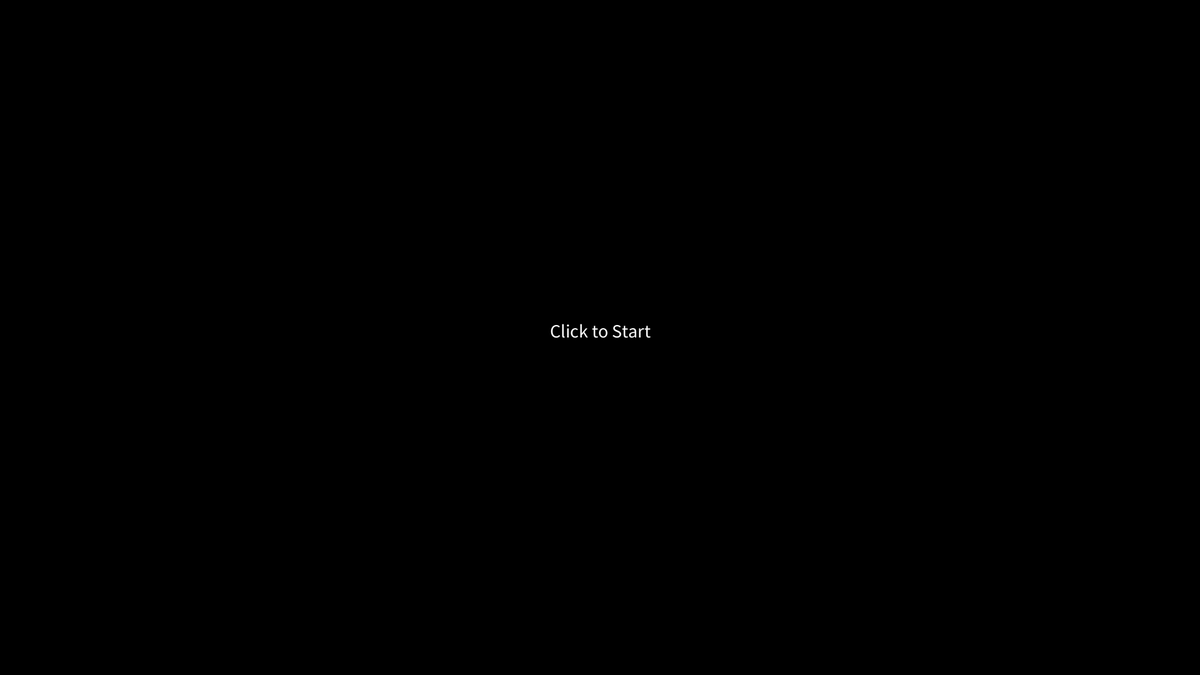
Frame 1 (no input)
Frame 60 (the mouse pressed at the canvas centre just before this capture): identical to frame 1, image omitted
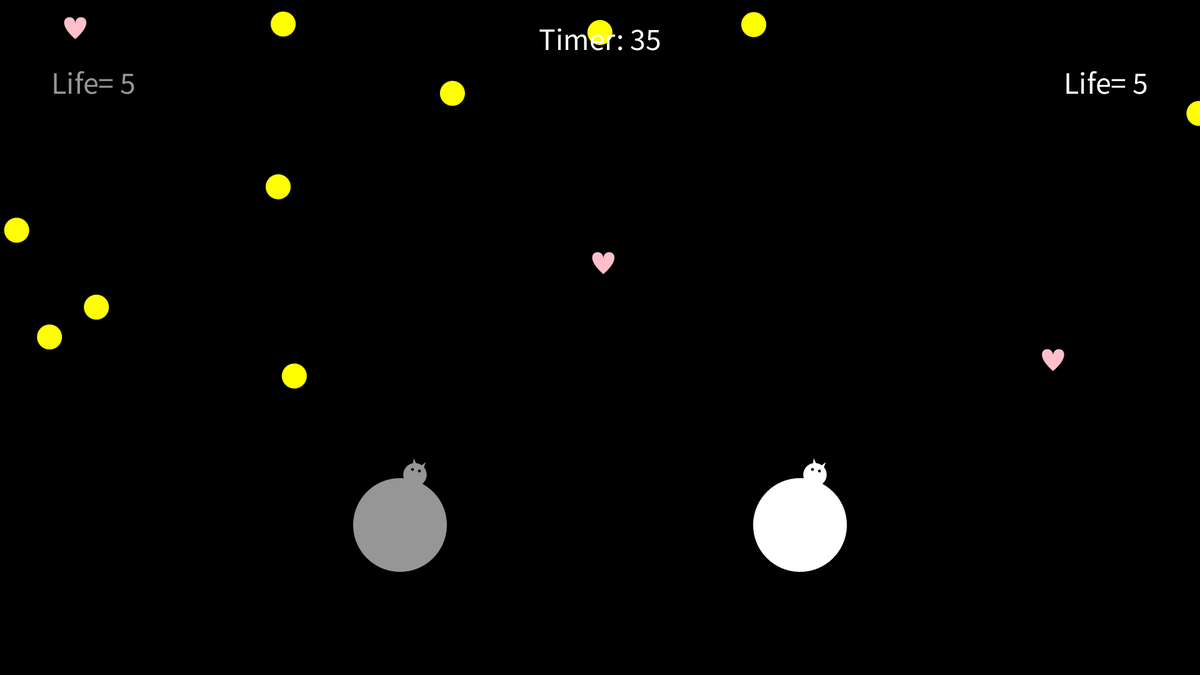
Frame 120 (the mouse held since frame 60 and released just before this capture)

The Processing sketch that drew these frames (run headless with seeded random() and noise(); from frame 60 on, the mouse is pressed at the canvas centre):

// Processing sketch: sketch_midterm
// ── sketch_midterm.pde
/***************************************************************************
Updated with timer, start and gameover screen
The ball would still stick to players somehow
but the newly added heart system (add HP) would stick as well
Play would get HP Boost by sticking the heart
and the other player could "knock" the heart off by approaching that player
***************************************************************************/

ArrayList<Circle> circles = new ArrayList<Circle>();
ArrayList<Heart> hearts = new ArrayList<Heart>();


float x = 1280;
float y = 840;
float x1 = 640;
float y1 = 840;
int life = 5;
int life1 = 5;
int m = 120; 
int starttime;
int seconds;
int gamescreen;

void setup(){  
  size(1920, 1080);
  noStroke();
  background(0);    
  spawnCircles(10); 
  spawnHeart(3);
}

void spawnCircles(int noOfCircles){
   //set up the circles arraylist
  for(int counter = 0; counter < noOfCircles; counter++){
    Circle i = new Circle(); 
    i.position = new PVector(random(0,width), random(0,height/2));    
    circles.add(i);
  }
}


void spawnHeart(int noOfHeart){
   //set up the hearts arraylist
  for(int counter = 0; counter < noOfHeart; counter++){
    Heart i = new Heart(); 
    i.position = new PVector(random(0,width), random(0,height/2));    
    hearts.add(i);
  }
}



void draw(){ 
  if(gamescreen == 0){
  startGame();
  }else if(gamescreen == 1){
    game();
  }else if(gamescreen == 2){
    gameOver();
  }
}

void startGame(){
  gamescreen = 0;
  background(0);
  textAlign(CENTER);
  textSize(30);
  text("Click to Start", width/2, height/2);
}


void game(){
  gamescreen = 1;
  background(0);
  cat(x, y, 150, 10, 255);
  cat(x1, y1, 150, 10, 150);  
  drawCircles(); 
  drawHeart();  
    //text objects
  textAlign(CENTER);
  fill(255);
  noStroke();
  textSize(50);
  text("Life= " + life, 1770, 150);
  fill(150);
  text("Life= " + life1, 150, 150); 
  //timer
  m =  millis();
  seconds =  - m / 1000;
  starttime = 40 + seconds;
  textSize(50);
  if(starttime > 20){
    fill(255);
  }else{
    fill(255, 0, 0);
  }  
  text("Timer: " + starttime, width/2, 80);
  
  if( starttime <= 0){
  gameOver();
  }
}  


void gameOver() {
  gamescreen = 2;
  background(0);
  textAlign(CENTER);
  fill(255);
  textSize(30);
  text("Game Over", width/2, height/2 - 40);
  if(life1 > life){
    text("Grey Wins!", width/2, height/2);
  }else if(life1 < life){
    text("White Wins!", width/2, height/2);
  }else if(life1 == life){
    text("Draw!", width/2, height/2);
  }
  textSize(15);
  text("Click to Restart", width/2, height/2 + 40);
}


void keyPressed(){
  if(keyCode == RIGHT){
    x += 40;
  }
  if (keyCode == LEFT) {
    x -= 40;
  }
    if(keyCode == UP){
    y -= 40;
  }
  if (keyCode == DOWN){
    y += 40;
  }
    if(key == 'd' || key == 'D'){
    x1 += 40;
  }
  if (key == 'a' || key == 'A'){
    x1 -= 40;  
  }
    if(key == 'w' || key == 'W'){
    y1 -= 40;
  }
  if (key == 's' || key == 'S'){
    y1 += 40;
  }  
}

void mousePressed(){
  if(gamescreen == 0){
    game();
  }
  if(gamescreen == 2){
    starttime = 40;
    startGame();
  }
}


void drawCircles(){
  for(int counter = 0; counter < circles.size(); counter++)
  {
    circles.get(counter).drawCircle();
  }  
}

void drawHeart()
{
  for(int counter = 0; counter < hearts.size(); counter++)
  {
    hearts.get(counter).drawHeart();
  }  
}

void cat(float posx, float posy, float scale, float rotation, float c){  
  pushMatrix();  
  fill(c);
  //background(0);
  translate(posx, posy);
  //make it rotate back and forth
  if( millis() % 4000 < 1000 ){
    rotate(map(millis()%1000,0,1000,0,radians(-rotation)));
  } else if( millis() % 4000 < 2000 ){
    rotate(map(millis()%1000,0,1000,radians(-rotation),0));
  } else if( millis() % 4000 < 3000 ){
    rotate(map(millis()%1000,0,1000,0,radians(rotation)));
  } else {
    rotate(map(millis()%1000,0,1000,radians(rotation),0));
  }
  ellipse(0, 0, scale, scale); //body
  ellipse(scale/4, 0 - scale/2, scale/4, scale/4);//head
  
  fill(c);
  translate(scale/4, 0-scale/2);
  rotate(-radians(15));//ears
  triangle(0, -scale/16, scale/16, -scale/6, scale/16, -scale/16);
  rotate(radians(45));
  triangle(0, -scale/16, scale/16, -scale/6, scale/16, -scale/16);
  
  fill(0);//eyes
  rotate(-radians(45));
  ellipse(0, -scale/16, scale/32, scale/32);
  rotate(radians(75));
  ellipse(0, -scale/16, scale/32, scale/32);

  popMatrix();
  
}




    

// ── Circle.pde
 class Circle{  
   public int diameter = 40;  
   float xSpeed = 0;
  float ySpeed = 10;

   public PVector position = new PVector(100,100);
   public PVector speed  = new PVector(random(-10,8),random(-10,8));
   
  void drawCircle(){
    fill(255, 255, 0);
    ellipse(position.x, position.y, diameter, diameter);
    position.add(speed);
    
    if(position.x > width || position.x < 0){
       speed.x = speed.x * -1; 
    }
    if(position.y > height || position.y < 0){
       speed.y = speed.y * -1; 
    }
    if(dist(x, y, position.x, position.y) <= 150/2 + diameter){
      speed.x = speed.x * -1; 
      speed.y = speed.y * -1; 
      life -= 1;    
    }
    if(dist(x1, y1, position.x, position.y) <= 150/2 + diameter){
      speed.x = speed.x * -1; 
      speed.y = speed.y * -1; 
      life1 -= 1;    
    }
  }
}

// ── heart.pde
class Heart{   
   float xSpeed = 0;
   float ySpeed = 10;
   float opacity = 255;
   public PVector position = new PVector(100,100);
   public PVector speed  = new PVector(random(-10,8),random(-10,8));
   
  void drawHeart(){  
    fill(255, 192, 203, opacity);
    beginShape();
    vertex(position.x, position.y); 
    bezierVertex(position.x, position.y - 20, position.x + 40, position.y - 10,
    position.x, position.y + 25); 
    vertex(position.x, position.y); 
    bezierVertex(position.x, position.y - 20, position.x - 40, position.y - 10, 
    position.x, position.y + 25); 
    endShape();

    position.add(speed);
    
    if(position.x > width || position.x < 0){
       speed.x = speed.x * -1; 
    }    
    if(position.y > height || position.y < 0){
       speed.y = speed.y * -1; 
    }     
    if(dist(x, y, position.x, position.y) <= 150/2){
      speed.x = speed.x * -1; 
      speed.y = speed.y * -1; 
      life += 1;    
    }
    if(dist(x1, y1, position.x, position.y) <= 150/2){
      speed.x = speed.x * -1; 
      speed.y = speed.y * -1; 
      life1 += 1;    
    }
  }
}
